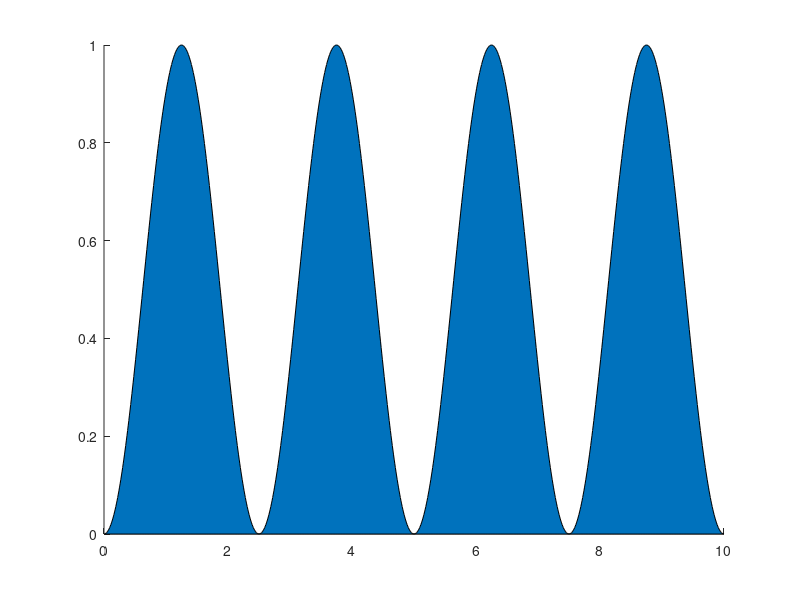

Reproduce this figure in MATLAB. (Note: this script raises an error after producing the figure.)
function area_handles = threshold_plot(x, y, threshes, colors)
% THRESHOLD_PLOT plots a curve with thresholds under it using varying colors.
%
% Syntax:
%   area_handles = threshold_plot(x, y, threshes, colors)
%
% Description:
%   THRESHOLD_PLOT takes an input curve defined by the x and y vectors and
%   plots it on a 2D plot. Thresholds are specified in the threshes vector
%   and are visualized by shading the area below the curve up to each
%   threshold. The colors of the shaded areas can be specified using the
%   colors vector.
%
% Input Arguments:
%   - x: Independent variable vector defining the x-axis of the plot.
%   - y: Dependent variable vector defining the y-axis of the plot.
%   - threshes: Vector of threshold values for the shaded areas.
%   - colors (optional): Matrix or vector specifying the colors of the
%     shaded areas. By default, the colors will follow the default color
%     order of the current axes.
%
% Output Argument:
%   - area_handles: Array of handles to the shaded area patches.
%
% Examples:
%   % Plot a curve with default thresholds and colors
%   x = linspace(0, 10, 100);
%   y = sin(x);
%   threshes = [0.5, 0.25, 0];
%   area_handles = threshold_plot(x, y, threshes)
%
%   % Plot a curve with custom thresholds and colors
%   x = linspace(0, 10, 100);
%   y = sin(x);
%   threshes = [0.5, 0.25, 0];
%   colors = ['r', 'g', 'b'];
%   area_handles = threshold_plot(x, y, threshes, colors)
%
% See also:
%   area, sort, get, colormap
% 
% Copyright 2024 Michael J. Prerau Laboratory. - http://www.sleepEEG.org
%**************************************************************************

% Create test data if no input arguments are provided
if nargin == 0
    Fs = 100;
    dt = 1 / Fs;
    x = dt:dt:10;
    y = sin(2 * pi * 0.2 * x).^2;
    threshes = 1:-0.25:0.25;
end

% Set default colors to the default color order of the current axes
if nargin < 4
    colors = repmat(get(gca, 'ColorOrder'), 5, 1);
end

% Initialize area handles
area_handles = zeros(size(threshes));

% Sort the thresholds in descending order
threshes = sort(threshes, 'descend');

% Loop through thresholds and plot shaded areas
hold on
for ii = 1:length(threshes)
    thresh = threshes(ii);
    tplot = y;
    
    % Chop off data at threshold
    tplot(tplot > thresh) = thresh;
    
    h = area(x, tplot);
    h.FaceColor = colors(ii, :);
    
    area_handles(ii) = h;
end
end
